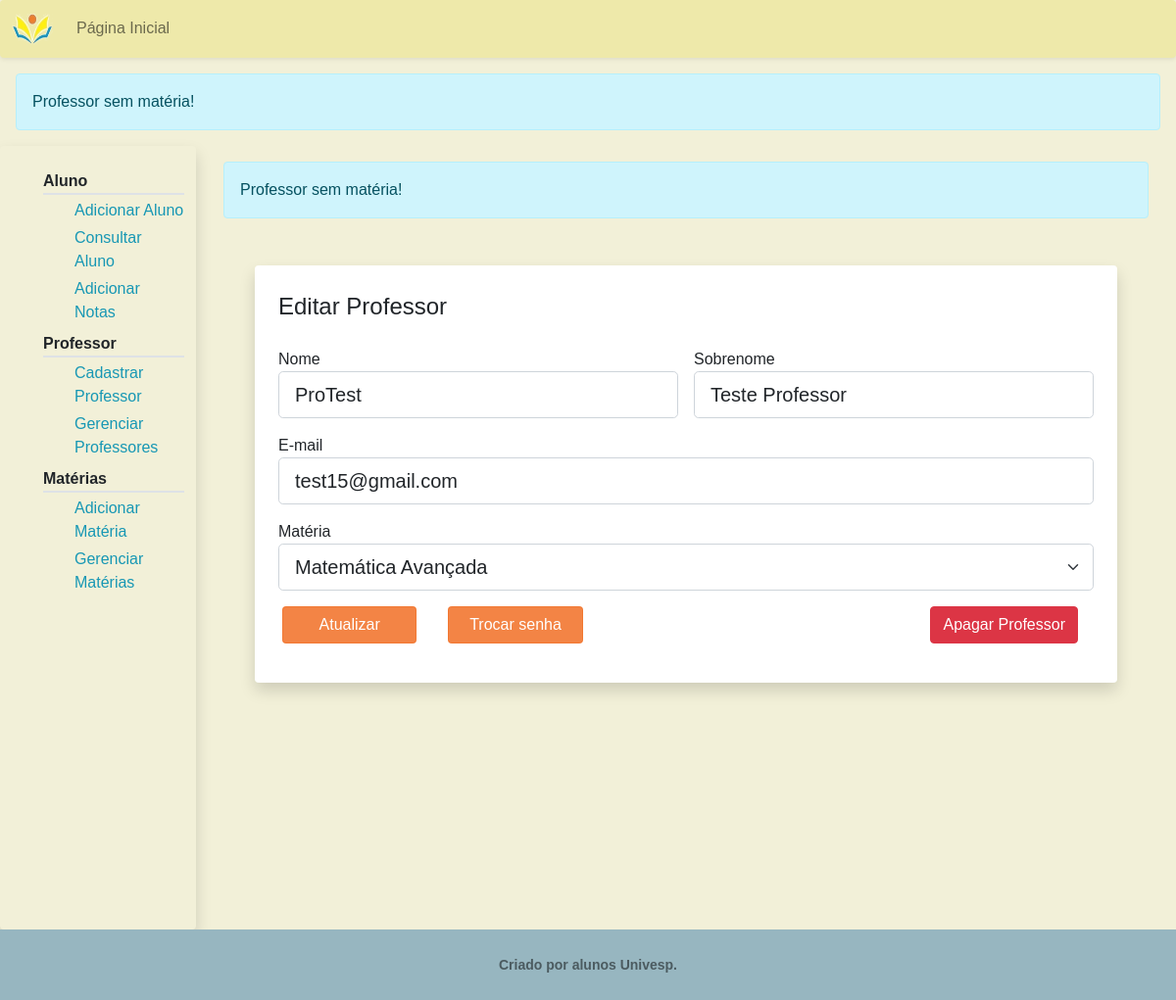
The app's page /gerenciar/editar/2/, older data.
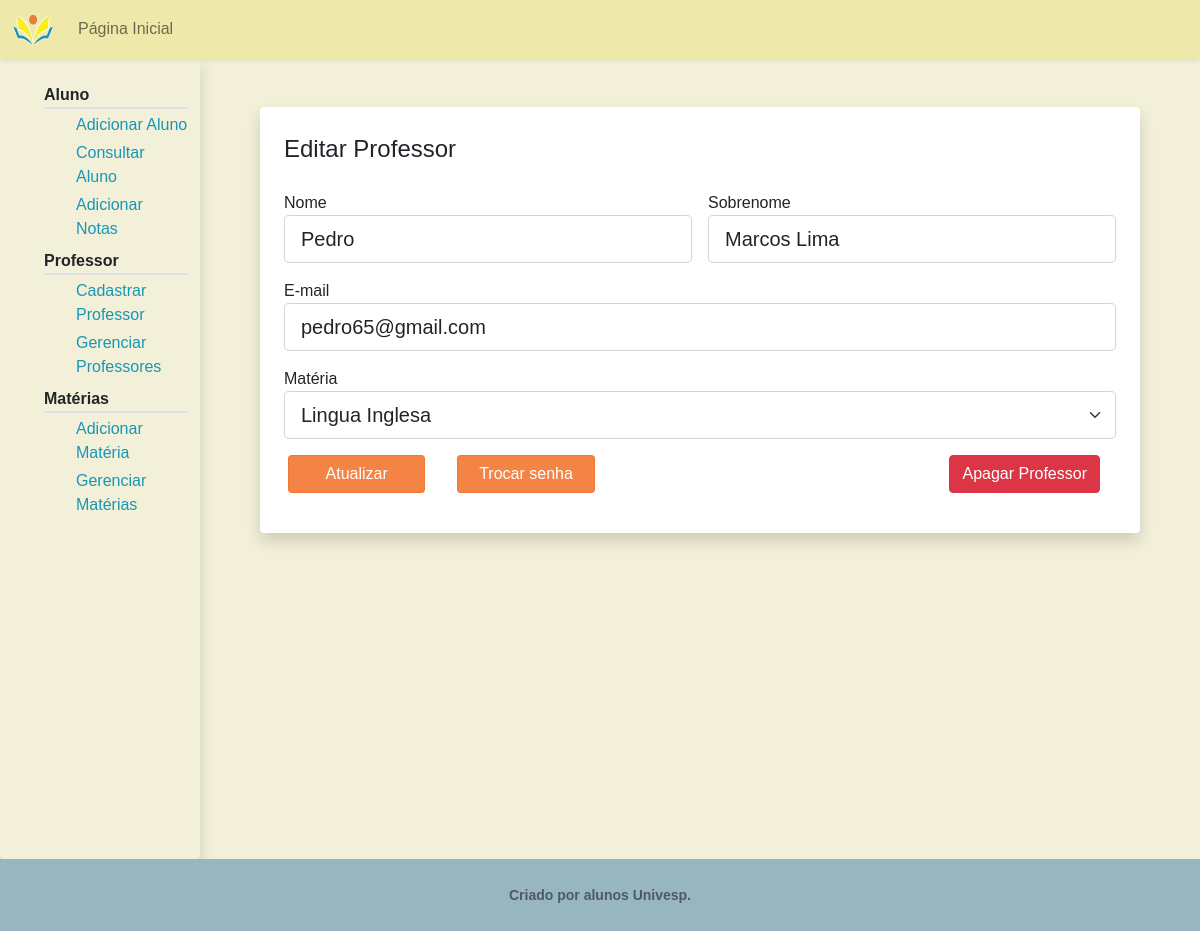
The same page, newer data.
### pi/models.py (models this page shows, shortened)
class Professor(db.Model, UserMixin):
    id = db.Column(db.Integer, primary_key=True)
    nome = db.Column(db.String(20), nullable=False)
    sobrenome = db.Column(db.String(100), nullable=False)
    materia = db.Column(db.Integer, db.ForeignKey('materia.id'), nullable=False)
    email = db.Column(db.String(256), unique=True, nullable=False)
    senha = db.Column(db.String(30), nullable=False)

### pi/routes.py (the view)
@app.route("/gerenciar/editar/<id_professor>/", methods=["GET", "POST"])
def editar_professor(id_professor):
    professor = Professor.query.get_or_404(id_professor)
    form = AtualizarProfessorForm()
    form.id_prof = professor.id
    if form.validate_on_submit():
        professor.nome = form.nome.data
        professor.sobrenome = form.sobrenome.data
        professor.email = form.email.data
        professor.materia = form.materia.data
        db.session.commit()
        flash(f'O professor {form.nome.data} foi atualizado!', 'success')
        return redirect(url_for('gerenciar_professor'))
    elif request.method == 'GET':
        materia_nome = Materia.query.filter_by(id=professor.materia).first()
        try:
            materia_nome = materia_nome.nome
        except:
            flash('Professor sem matéria!', 'info')
        escolhas_especificas = choices.copy()
        if materia_nome:
            escolhas_especificas.remove((professor.materia, materia_nome))
            escolhas_especificas.insert(0, (professor.materia, materia_nome))
        form.nome.data = professor.nome
        form.sobrenome.data = professor.sobrenome
        form.email.data = professor.email
        form.materia.choices = escolhas_especificas
    return render_template('editar_professor.html',
                            titulo='Editar Professor',
                            user="editar",
                            id_professor = professor.id,
                            form=form)

### pi/forms.py (shortened to what this page needs)
class AtualizarProfessorForm(FlaskForm):
    nome = StringField('Nome',
                        validators=[DataRequired()],
                        render_kw={"placeholder": "Exemplo: João"}
                        )
    sobrenome = StringField('Sobrenome',
                            validators=[DataRequired()],
                            render_kw={"placeholder": "Exemplo: Sousa Santos"})
    materia = SelectField('Matéria',
                           choices=choices)
    email = StringField('E-mail',
                         validators=[DataRequired(), Email()],
                         render_kw={"placeholder": "Exemplo: joão@provedor.com"})
    atualizar = SubmitField('Atualizar')
    id_prof = ''

### pi/templates/editar_professor.html (shortened to what this page needs)
{% extends "professor_layout.html" %}
{% block prof %}
    <div class="shadow p-4 mb-5 bg-white rounded m-5">
        <form action="" method="POST">
            <fieldset class="row g-3">
                {% if user != 'materia' %}
                    <legend class=""> Editar Professor </legend>
                    <div class="col-md-6">
                        {{ form.nome.label(class="form-control-label") }}
                        {% if form.nome.errors %}
                            {{ form.nome(class="form-control form-control-lg is-invalid")}}
                            <div class="invalid-feedback">
                                {% for error in form.nome.errors %}
                                    <span> {{ error }} </span>
                                {% endfor %}
                            </div>
                        {% else %}
                            {{ form.nome(class="form-control form-control-lg") }}
                        {% endif %}
                    </div>
                    <div class="col-md-6">
                        {{ form.sobrenome.label(class="form-control-label") }}
                        {% if form.sobrenome.errors %}
                            {{ form.sobrenome(class="form-control form-control-lg is-invalid")}}
                            <div class="invalid-feedback">
                                {% for error in form.sobrenome.errors %}
                                    <span> {{ error }} </span>
                                {% endfor %}
                            </div>
                        {% else %}
                            {{ form.sobrenome(class="form-control form-control-lg") }}
                        {% endif %}
                    </div>
                    <div class="col-12">
                        {{ form.email.label(class="form-control-label") }}
                        {% if form.email.errors %}
                            {{ form.email(class="form-control form-control-lg is-invalid")}}
                            <div class="invalid-feedback">
                                {% for error in form.email.errors %}
                                    <span> {{ error }} </span>
                                {% endfor %}
                            </div>
                        {% else %}
                            {{ form.email(class="form-control form-control-lg") }}
                        {% endif %}
                    </div>
                    <div class="col-12">
                        {{ form.materia.label(class="form-control-label") }}
                        {% if form.materia.errors %}
                            {{ form.materia(class="form-select form-select-lg is-invalid")}}
                            <div class="invalid-feedback">
                                {% for error in form.materia.errors %}
                                    <span> {{ error }} </span>
                                {% endfor %}
                            </div>
                        {% else %}
                            {{ form.materia(class="form-select form-select-lg") }}
                        {% endif %}
                    </div>
                {% endif %}
            </fieldset>
            <div class="row p-3">
                {{ form.atualizar(class="btn btn-primary col-2 me-3") }}
                <a class="btn btn-primary col-2 ms-3" href=" {{url_for('trocar_senha', id_professor=id_professor)}} "> Trocar senha </a>
                <div class="col text-end">
                    {% set info_string = id_professor ~ ';professor;False' %}
                    <a class="btn btn-danger" href=" {{ url_for('apagar', info=info_string ) }} "> Apagar Professor </a>
                </div>
            </div>
        </form>
    </div>
{% endblock prof %}

Row changes from the older to the newer data that the page shows:
changed Professor: nome "ProTest" → "Pedro"; sobrenome "Teste Professor" → "Marcos Lima"; email "test15@gmail.com" → "pedro65@gmail.com"; materia "Matemática Avançada" → "Lingua Inglesa"
Text that changed along with them:
list line gone: "Professor sem matéria!"
